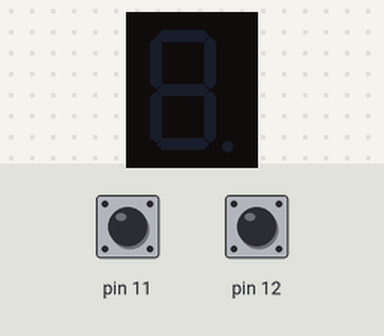
Bench run of a sketch on a simulated Arduino Uno, built with avr-gcc and run on an emulated ATmega328P. On the bench: 1-digit seven-segment display. Wiring (inferred from the names in the program): 1-digit 7-segment display, segments lit when LOW: segments pin 2, pin 3, pin 4, pin 5, pin 6, pin 7, pin 8. The inputs (shaded band) are chosen by the test bench; at power-on: pin 12 HIGH, pin 11 HIGH. Random numbers use the default seed unless the sketch sets one; the segment pins are drawn as the display they are named for; what the sketch prints to the serial monitor is not drawn.

Above: at 1.2 s.
1.3 s: pin 12 pulled LOW for 0.15 s
At 1.45 s:
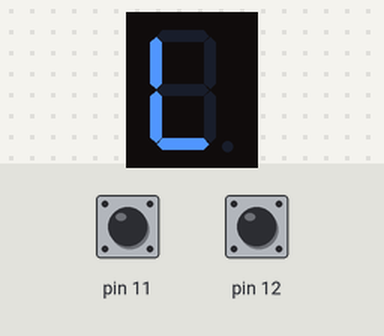
4.3 s: pin 11 pulled LOW for 1 s
At 6.1 s:
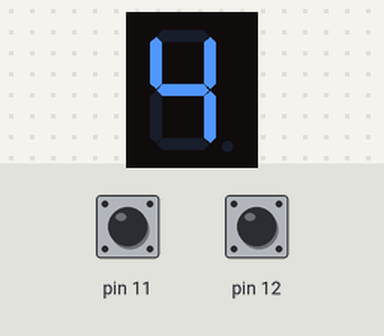
6.8 s: pin 11 pulled LOW for 0.15 s
At 8.0 s:
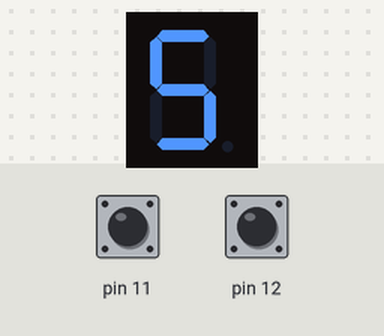
8.4 s: pin 11 pulled LOW for 0.15 s
At 9.4 s:
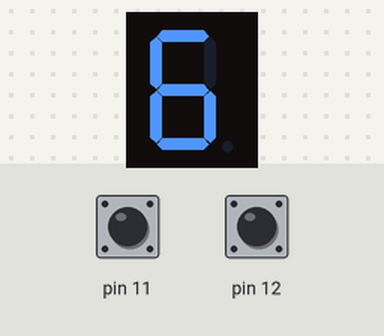
Timing chart, 0 to 9.2 s (numbered marks = the images above; inputs shaded):
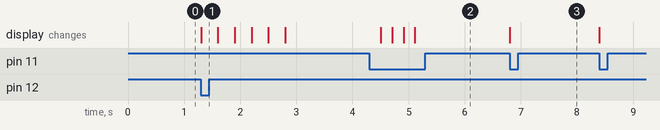

The sketch:

LAB3.ino
```cpp
#define Pressed 0
int nownumber = 0;
int bitPattern[13] = {0xc0, 0xf9, 0xa4, 0xb0, 0x99, 0x92, 0x82, 0xf8, 0x80, 0x90, 0xc2, 0xc7, 0xff};
const int segmentPins[8] = {2,3,4,5,6,7,8};
int count = 1;
int randnum;
unsigned long int s11 = 0, s12 = 0;
void segment(int i)
{
  boolean setbit;
  for(int j=0;j<7;j++)
      {
          setbit = bitRead(bitPattern[i],j);
          digitalWrite(segmentPins[j],setbit);
      }
}
void setup()
{
  randomSeed(analogRead(A0));
  pinMode(11, INPUT_PULLUP);
  pinMode(12, INPUT_PULLUP);
  Serial.begin(9600);
  for(int i = 0; i < 8;i++)
  {
    pinMode(segmentPins[i], OUTPUT);
  }
  for(int j=0;j<7;j++)
  {
    digitalWrite(segmentPins[j],1);
  }
  randnum = random(1,10);
}
void loop()
{
  Serial.println(randnum);
  if(millis() - s11 > 200 && digitalRead(11) == Pressed)
  {
    segment(count);
    nownumber = count;
    count++;
    if(count > 9){count = 1;}
    s11 = millis();
  }
  if(millis()- s12 > 200 && digitalRead(12) == Pressed)
  {
    if(nownumber == randnum)
    {
      segment(0);
      delay(300);
      segment(12);
      delay(300);
      segment(0);
      delay(300);
      segment(12);
      delay(300);
      segment(0);
      delay(300);
      segment(nownumber);
      count = nownumber;
      randnum = random(1,10);
    }
    else if(nownumber > randnum)
    {
      segment(10);
      delay(300);
      segment(12);
      delay(300);
      segment(10);
      delay(300);
      segment(12);
      delay(300);
      segment(10);
      delay(300);
      segment(nownumber);
      count = nownumber;
    }
    else if(nownumber < randnum)
    {
      segment(11);
      delay(300);
      segment(12);
      delay(300);
      segment(11);
      delay(300);
      segment(12);
      delay(300);
      segment(11);
      delay(300);
      segment(nownumber);
      count = nownumber;
    }
    s12 = millis();
  }
}
```

Measured:
- after the input at 1.3 s, the display: changes at once (image 1)
- after the input at 4.3 s, the display: first changes after 0.20 s (image 2 shows a later state)
- after the input at 6.8 s, the display: changes at once (image 3)
